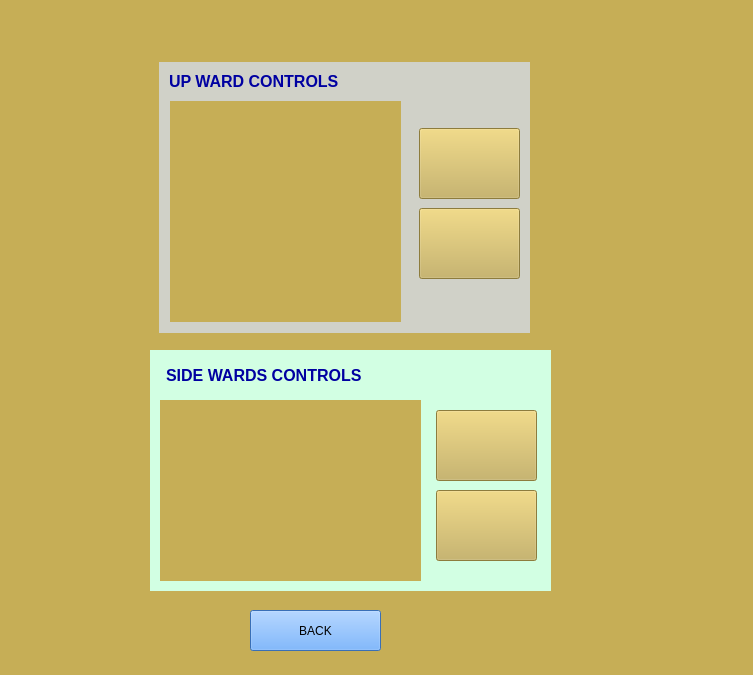
<?xml version="1.0" encoding="UTF-8"?>
<ui version="4.0">
 <class>Seatadj</class>
 <widget class="QWidget" name="Seatadj">
  <property name="geometry">
   <rect>
    <x>0</x>
    <y>0</y>
    <width>753</width>
    <height>675</height>
   </rect>
  </property>
  <property name="windowTitle">
   <string>Form</string>
  </property>
  <property name="styleSheet">
   <string notr="true">background-color: rgb(198, 174, 86);</string>
  </property>
  <widget class="QPushButton" name="back_btn">
   <property name="geometry">
    <rect>
     <x>250</x>
     <y>610</y>
     <width>131</width>
     <height>41</height>
    </rect>
   </property>
   <property name="styleSheet">
    <string notr="true">background-color: rgb(80, 156, 255);</string>
   </property>
   <property name="text">
    <string>BACK</string>
   </property>
  </widget>
  <widget class="QLabel" name="label">
   <property name="geometry">
    <rect>
     <x>159</x>
     <y>62</y>
     <width>371</width>
     <height>271</height>
    </rect>
   </property>
   <property name="styleSheet">
    <string notr="true">background-color: rgb(208, 209, 200);</string>
   </property>
   <property name="text">
    <string/>
   </property>
  </widget>
  <widget class="QLabel" name="adj_uplabel">
   <property name="geometry">
    <rect>
     <x>170</x>
     <y>101</y>
     <width>231</width>
     <height>221</height>
    </rect>
   </property>
   <property name="text">
    <string/>
   </property>
  </widget>
  <widget class="QPushButton" name="down_btn">
   <property name="geometry">
    <rect>
     <x>419</x>
     <y>208</y>
     <width>101</width>
     <height>71</height>
    </rect>
   </property>
   <property name="text">
    <string/>
   </property>
  </widget>
  <widget class="QPushButton" name="up_btn">
   <property name="geometry">
    <rect>
     <x>419</x>
     <y>128</y>
     <width>101</width>
     <height>71</height>
    </rect>
   </property>
   <property name="text">
    <string/>
   </property>
  </widget>
  <widget class="QLabel" name="label_2">
   <property name="geometry">
    <rect>
     <x>150</x>
     <y>350</y>
     <width>401</width>
     <height>241</height>
    </rect>
   </property>
   <property name="styleSheet">
    <string notr="true">background-color: rgb(210, 255, 227);</string>
   </property>
   <property name="text">
    <string/>
   </property>
  </widget>
  <widget class="QLabel" name="adj_leftlabel">
   <property name="geometry">
    <rect>
     <x>160</x>
     <y>400</y>
     <width>261</width>
     <height>181</height>
    </rect>
   </property>
   <property name="text">
    <string/>
   </property>
  </widget>
  <widget class="QPushButton" name="right_btn">
   <property name="geometry">
    <rect>
     <x>436</x>
     <y>490</y>
     <width>101</width>
     <height>71</height>
    </rect>
   </property>
   <property name="text">
    <string/>
   </property>
  </widget>
  <widget class="QPushButton" name="left_btn">
   <property name="geometry">
    <rect>
     <x>436</x>
     <y>410</y>
     <width>101</width>
     <height>71</height>
    </rect>
   </property>
   <property name="text">
    <string/>
   </property>
  </widget>
  <widget class="QLabel" name="label_3">
   <property name="geometry">
    <rect>
     <x>166</x>
     <y>360</y>
     <width>231</width>
     <height>31</height>
    </rect>
   </property>
   <property name="styleSheet">
    <string notr="true">background-color: rgb(210, 255, 227);</string>
   </property>
   <property name="text">
    <string>&lt;html&gt;&lt;head/&gt;&lt;body&gt;&lt;p&gt;&lt;span style=&quot; font-size:12pt; font-weight:600; color:#0000a1;&quot;&gt;SIDE WARDS CONTROLS&lt;/span&gt;&lt;/p&gt;&lt;/body&gt;&lt;/html&gt;</string>
   </property>
  </widget>
  <widget class="QLabel" name="label_4">
   <property name="geometry">
    <rect>
     <x>169</x>
     <y>66</y>
     <width>231</width>
     <height>31</height>
    </rect>
   </property>
   <property name="styleSheet">
    <string notr="true">background-color: rgb(208, 209, 200);</string>
   </property>
   <property name="text">
    <string>&lt;html&gt;&lt;head/&gt;&lt;body&gt;&lt;p&gt;&lt;span style=&quot; font-size:12pt; font-weight:600; color:#0000a1;&quot;&gt;UP WARD CONTROLS&lt;/span&gt;&lt;/p&gt;&lt;/body&gt;&lt;/html&gt;</string>
   </property>
  </widget>
 </widget>
 <resources/>
 <connections/>
</ui>
